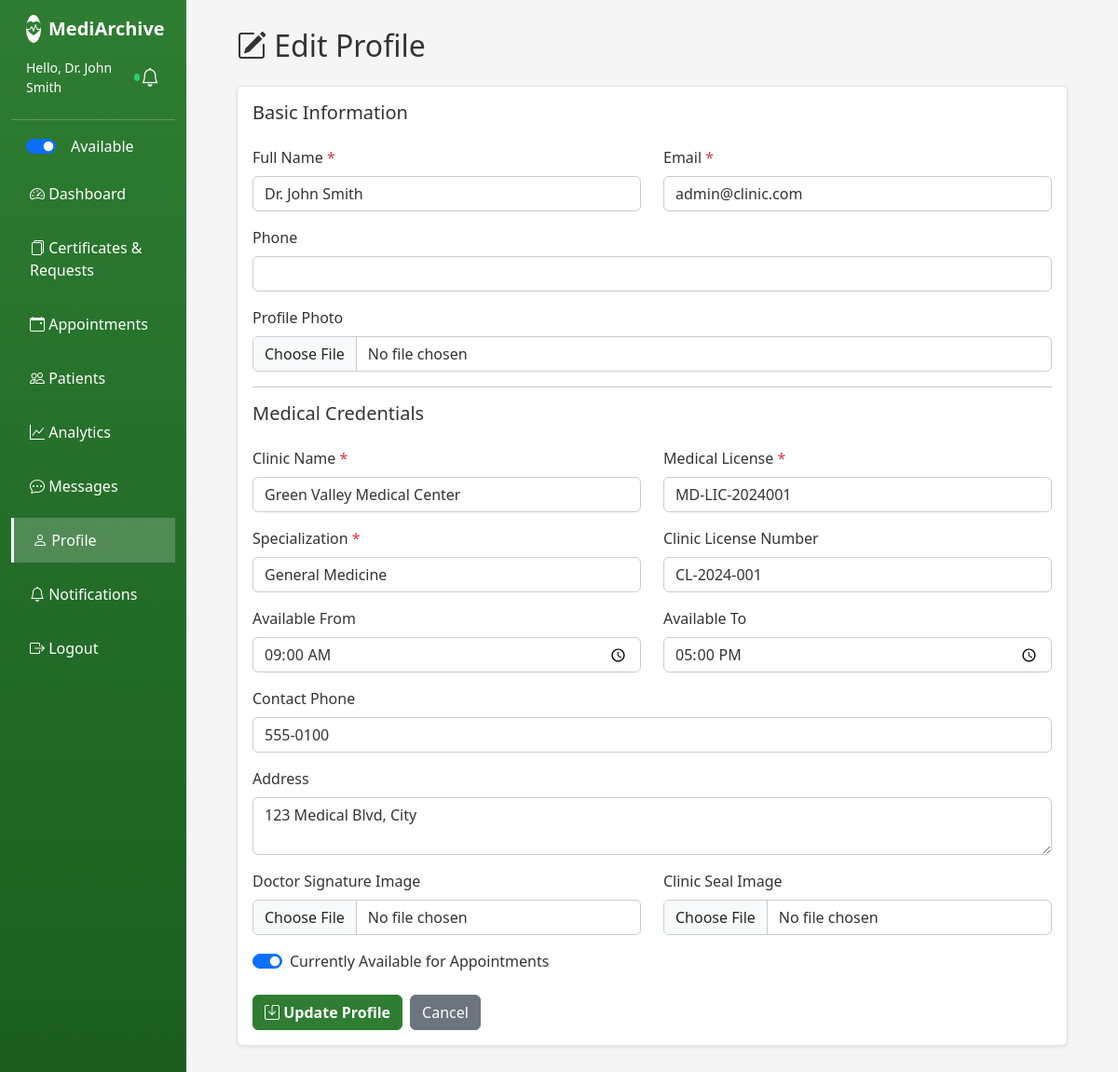
The page /views/edit_profile.php (signed in) on the database its author committed.
### tables this page shows
CREATE TABLE IF NOT EXISTS clinics (
    id INT PRIMARY KEY AUTO_INCREMENT,
    user_id INT NOT NULL,
    clinic_name VARCHAR(100) NOT NULL,
    license_number VARCHAR(50),
    medical_license VARCHAR(100) NOT NULL,
    specialization VARCHAR(100) NOT NULL,
    address TEXT,
    contact_phone VARCHAR(20),
    signature_path VARCHAR(255) NULL COMMENT 'Path to doctor signature image',
    seal_path VARCHAR(255) NULL COMMENT 'Path to clinic seal image',
    is_available BOOLEAN DEFAULT TRUE COMMENT 'Clinic availability for chat/appointments',
    available_from TIME DEFAULT '09:00:00',
    available_to TIME DEFAULT '17:00:00',
    created_at TIMESTAMP DEFAULT CURRENT_TIMESTAMP,
    FOREIGN KEY (user_id) REFERENCES users(id) ON DELETE CASCADE,
    INDEX idx_user_id (user_id),
    INDEX idx_specialization (specialization),
    INDEX idx_is_available (is_available)
);

CREATE TABLE IF NOT EXISTS users (
    id INT PRIMARY KEY AUTO_INCREMENT,
    username VARCHAR(50) UNIQUE NOT NULL,
    email VARCHAR(100) UNIQUE NOT NULL,
    password VARCHAR(255) NOT NULL,
    full_name VARCHAR(100) NOT NULL,
    role ENUM('clinic_admin', 'patient', 'web_admin') NOT NULL DEFAULT 'patient',
    phone VARCHAR(20),
    profile_photo VARCHAR(255) NULL COMMENT 'Path to user profile photo',
    home_address TEXT NULL COMMENT 'User home address',
    dashboard_layout TEXT DEFAULT NULL COMMENT 'JSON for widget positions and preferences',
    created_at TIMESTAMP DEFAULT CURRENT_TIMESTAMP,
    INDEX idx_username (username),
    INDEX idx_email (email),
    INDEX idx_role (role)
);

### config.php (called while the page is built, shortened)
<?php
function isClinicAdmin() {
    return isset($_SESSION['role']) && $_SESSION['role'] === 'clinic_admin';
}
if (file_exists(__DIR__ . '/includes/bootstrap.php')) {
    require_once __DIR__ . '/includes/bootstrap.php';
}

### includes/Database.php (called while the page is built, shortened)
<?php
class Database {
    private static $instance = null;
    private $pdo;
    private function __construct()
    {
        $dsn = sprintf('mysql:host=%s;dbname=%s;charset=utf8mb4', DB_HOST, DB_NAME);
        $options = [
            PDO::ATTR_ERRMODE => PDO::ERRMODE_EXCEPTION,
            PDO::ATTR_DEFAULT_FETCH_MODE => PDO::FETCH_ASSOC,
            PDO::ATTR_EMULATE_PREPARES => false,
        ];
        $this->pdo = new PDO($dsn, DB_USER, DB_PASS, $options);
    }
    public static function getInstance()
    {
        if (self::$instance === null) {
            self::$instance = new Database();
        }
        return self::$instance;
    }
    public function fetch($sql, array $params = [])
    {
        $stmt = $this->pdo->prepare($sql);
        $stmt->execute($params);
        return $stmt->fetch();
    }
}
?>

### includes/bootstrap.php (called while the page is built, shortened)
<?php
require_once __DIR__ . '/Database.php';
function DB()
{
    return Database::getInstance();
}

### views/edit_profile.php (the view, shortened to what this page needs)
<?php
require_once '../config.php';
$specializations = [
    'General Medicine',
    'Cardiology',
    'Neurology',
    'Pediatrics',
    'Orthopedics',
    'Dermatology',
    'Psychiatry',
    'Oncology',
    'Gynecology',
    'Emergency Medicine',
    'Internal Medicine',
    'Surgery'
];
$user_id = $_SESSION['user_id'];
$role = $_SESSION['role'];
try {
    $db = Database::getInstance();
    $user = $db->fetch("SELECT * FROM users WHERE id = ?", [$user_id]);
    if ($role === 'clinic_admin') {
        $profile = $db->fetch("SELECT * FROM clinics WHERE user_id = ?", [$user_id]);
    } else {
        $profile = $db->fetch("SELECT * FROM patients WHERE user_id = ?", [$user_id]);
    }
} catch (Exception $e) {
    $user = null;
    $profile = null;
}
?>
<!DOCTYPE html>
<html lang="en">
<head>
<link href="https://cdn.jsdelivr.net/npm/bootstrap@5.3.0/dist/css/bootstrap.min.css" rel="stylesheet">
<link rel="stylesheet" href="https://cdn.jsdelivr.net/npm/bootstrap-icons@1.10.0/font/bootstrap-icons.css">
</head>
<body>
<div class="container-fluid">
    <div class="row">
        <?php include 'includes/sidebar.php'; ?>
        <main class="col-md-9 ms-sm-auto col-lg-10 px-md-4">
            <div class="main-content">
                <h2 class="mb-4"><i class="bi bi-pencil-square"></i> Edit Profile</h2>
                <div class="card shadow-sm">
                    <div class="card-body">
                        <form method="POST" enctype="multipart/form-data">
                            <h5 class="card-title mb-4">Basic Information</h5>
                            <div class="row">
                                <div class="col-md-6 mb-3">
                                    <label class="form-label">Full Name <span class="text-danger">*</span></label>
                                    <input type="text" class="form-control" name="full_name" value="<?php echo htmlspecialchars($user['full_name']); ?>" required>
                                </div>
                                <div class="col-md-6 mb-3">
                                    <label class="form-label">Email <span class="text-danger">*</span></label>
                                    <input type="email" class="form-control" name="email" value="<?php echo htmlspecialchars($user['email']); ?>" required>
                                </div>
                            </div>
                            <div class="mb-3">
                                <label class="form-label">Phone</label>
                                <input type="text" class="form-control" name="phone" value="<?php echo htmlspecialchars($user['phone'] ?? ''); ?>">
                            </div>
                            <div class="mb-3">
                                <label class="form-label">Profile Photo</label>
                                <input type="file" class="form-control" name="profile_photo" accept="image/*">
                            </div>
                            <?php if ($role === 'clinic_admin' && $profile): ?>
                            <hr>
                            <h5 class="card-title mb-4">Medical Credentials</h5>
                            <div class="row">
                                <div class="col-md-6 mb-3">
                                    <label class="form-label">Clinic Name <span class="text-danger">*</span></label>
                                    <input type="text" class="form-control" name="clinic_name" value="<?php echo htmlspecialchars($profile['clinic_name']); ?>" required>
                                </div>
                                <div class="col-md-6 mb-3">
                                    <label class="form-label">Medical License <span class="text-danger">*</span></label>
                                    <input type="text" class="form-control" name="medical_license" value="<?php echo htmlspecialchars($profile['medical_license']); ?>" required>
                                </div>
                            </div>
                            <div class="row">
                                <div class="col-md-6 mb-3">
                                    <label class="form-label">Specialization <span class="text-danger">*</span></label>
                                    <select class="form-select" name="specialization" required>
                                        <?php foreach ($specializations as $spec): ?>
                                        <option value="<?php echo $spec; ?>" <?php echo ($profile['specialization'] == $spec) ? 'selected' : ''; ?>><?php echo $spec; ?></option>
                                        <?php endforeach; ?>
                                    </select>
                                </div>
                                <div class="col-md-6 mb-3">
                                    <label class="form-label">Clinic License Number</label>
                                    <input type="text" class="form-control" name="license_number" value="<?php echo htmlspecialchars($profile['license_number'] ?? ''); ?>">
                                </div>
                            </div>
                            <div class="row">
                                <div class="col-md-6 mb-3">
                                    <label class="form-label">Available From</label>
                                    <input type="time" class="form-control" name="available_from" value="<?php echo $profile['available_from'] ?? '09:00'; ?>">
                                </div>
                                <div class="col-md-6 mb-3">
                                    <label class="form-label">Available To</label>
                                    <input type="time" class="form-control" name="available_to" value="<?php echo $profile['available_to'] ?? '17:00'; ?>">
                                </div>
                            </div>
                            <div class="mb-3">
                                <label class="form-label">Contact Phone</label>
                                <input type="text" class="form-control" name="contact_phone" value="<?php echo htmlspecialchars($profile['contact_phone'] ?? ''); ?>">
                            </div>
                            <div class="mb-3">
                                <label class="form-label">Address</label>
                                <textarea class="form-control" name="address" rows="2"><?php echo htmlspecialchars($profile['address'] ?? ''); ?></textarea>
                            </div>
                            <div class="row">
                                <div class="col-md-6 mb-3">
                                    <label class="form-label">Doctor Signature Image</label>
                                    <input type="file" class="form-control" name="signature_image" accept="image/*">
                                </div>
                                <div class="col-md-6 mb-3">
                                    <label class="form-label">Clinic Seal Image</label>
                                    <input type="file" class="form-control" name="seal_image" accept="image/*">
                                </div>
                            </div>
                            <div class="mb-3">
                                <div class="form-check form-switch">
                                    <input class="form-check-input" type="checkbox" name="is_available" id="is_available" <?php echo $profile['is_available'] ? 'checked' : ''; ?>>
                                    <label class="form-check-label" for="is_available">Currently Available for Appointments</label>
                                </div>
                            </div>
                            <?php endif; ?>
                            <div class="d-flex gap-2 mt-4">
                                <button type="submit" class="btn btn-primary">
                                    <i class="bi bi-save"></i> Update Profile
                                </button>
                                <a href="profile.php" class="btn btn-secondary">Cancel</a>
                            </div>
                        </form>
                    </div>
                </div>
            </div>
        </main>
    </div>
</div>
</body>
</html>

### views/includes/sidebar.php (shortened to what this page needs)
<?php
$current_page = basename($_SERVER['PHP_SELF']);
$role = $_SESSION['role'] ?? '';
?>
<nav class="col-md-3 col-lg-2 d-md-block sidebar collapse">
    <div class="position-sticky pt-3">
        <div class="d-flex align-items-center gap-2 px-3 mb-2">
            <?php if ($role === 'web_admin'): ?>
            <span class="bg-success rounded-circle d-inline-flex align-items-center justify-content-center" style="width:30px;height:30px;color:#000;"><i class="bi bi-shield-check"></i></span>
            <h5 class="text-white mb-0"><strong>MediArchive</strong></h5>
            <?php elseif ($role === 'clinic_admin'): ?>
            <span class="bg-white rounded-circle d-inline-flex align-items-center justify-content-center" style="width:30px;height:30px;color:#2e7d32;"><i class="bi bi-heart-pulse-fill"></i></span>
            <h5 class="text-white mb-0"><strong>MediArchive</strong></h5>
            <?php else: ?>
            <span class="bg-white rounded-circle d-inline-flex align-items-center justify-content-center" style="width:30px;height:30px;color:#1976d2;"><i class="bi bi-heart-pulse-fill"></i></span>
            <h5 class="text-white mb-0"><strong>MediArchive</strong></h5>
            <?php endif; ?>
        </div>
        <?php if (isset($_SESSION['full_name'])): ?>
        <div class="d-flex align-items-center justify-content-between px-3 py-2 text-white">
            <div class="d-flex align-items-center gap-2">
                <div class="small d-flex align-items-center gap-2">
                    <span>Hello, <?php echo htmlspecialchars($_SESSION['full_name']); ?></span>
                    <?php if (isClinicAdmin()): ?>
                        <?php
                        try {
                            $row = DB()->fetch("SELECT is_available FROM clinics WHERE user_id = ?", [$_SESSION['user_id']]);
                            $isAvail = $row ? intval($row['is_available']) : 0;
                        } catch (Exception $e) { $isAvail = 0; }
                        ?>
                        <span id="availIndicator" class="d-inline-block rounded-circle" style="width:8px;height:8px;background: <?php echo $isAvail ? '#2ecc71' : '#bdc3c7'; ?>;"></span>
                    <?php endif; ?>
                </div>
            </div>
			<div class="position-relative">
				<button class="btn btn-link text-white p-0" id="notificationBell" style="text-decoration:none;" onclick="toggleNotifications()">
					<i class="bi bi-bell fs-5"></i>
				</button>
			</div>
        </div>
        <?php endif; ?>
        <hr class="text-white">
        <ul class="nav flex-column">
            <?php if (isClinicAdmin()): ?>
            <li class="nav-item px-3 mb-2">
                <div class="form-check form-switch text-white">
                    <input class="form-check-input" type="checkbox" role="switch" id="availabilitySwitch" <?php echo $isAvail ? 'checked' : ''; ?> onclick="setAvailability(this.checked)">
                    <label class="form-check-label ms-2" for="availabilitySwitch">Available</label>
                </div>
            </li>
            <?php endif; ?>
            <li class="nav-item">
                <a class="nav-link <?php echo $current_page === 'dashboard.php' ? 'active' : ''; ?>" href="dashboard.php">
                    <i class="bi bi-speedometer2"></i> Dashboard
                </a>
            </li>
            <?php if (isClinicAdmin()): ?>
            <li class="nav-item">
                <a class="nav-link <?php echo $current_page === 'certificates.php' ? 'active' : ''; ?>" href="certificates.php">
                    <i class="bi bi-files"></i> Certificates & Requests
                </a>
            </li>
            <li class="nav-item">
                <a class="nav-link <?php echo $current_page === 'clinic_appointments.php' ? 'active' : ''; ?>" href="clinic_appointments.php">
                    <i class="bi bi-calendar-event"></i> Appointments
                </a>
            </li>
            <li class="nav-item">
                <a class="nav-link <?php echo $current_page === 'patients.php' ? 'active' : ''; ?>" href="patients.php">
                    <i class="bi bi-people"></i> Patients
                </a>
            </li>
            <li class="nav-item">
                <a class="nav-link <?php echo $current_page === 'analytics.php' ? 'active' : ''; ?>" href="analytics.php">
                    <i class="bi bi-graph-up"></i> Analytics
                </a>
            </li>
            <li class="nav-item">
                <a class="nav-link <?php echo $current_page === 'chat.php' ? 'active' : ''; ?>" href="chat.php">
                    <i class="bi bi-chat-dots"></i> Messages
                </a>
            </li>
            <?php endif; ?>
            <li class="nav-item">
                <a class="nav-link <?php echo in_array($current_page, ['profile.php', 'edit_profile.php']) ? 'active' : ''; ?>" href="profile.php">
                    <i class="bi bi-person"></i> Profile
                </a>
            </li>
            <li class="nav-item">
                <a class="nav-link <?php echo $current_page === 'notification_settings.php' ? 'active' : ''; ?>" href="notification_settings.php">
                    <i class="bi bi-bell"></i> Notifications
                </a>
            </li>
            <li class="nav-item">
                <a class="nav-link" href="logout.php">
                    <i class="bi bi-box-arrow-right"></i> Logout
                </a>
            </li>
        </ul>
    </div>
</nav>

### rows shown on the page
clinics: is_available "☑", clinic_name "Green Valley Medical Center", medical_license "MD-LIC-2024001", specialization "General Medicine", license_number "CL-2024-001", available_from "09:00:00", available_to "17:00:00", contact_phone "555-0100", address "123 Medical Blvd, City"
users: full_name "Dr. John Smith", email "admin@clinic.com"

### other values the page prints
$_SESSION['full_name'] "Dr. John Smith"
